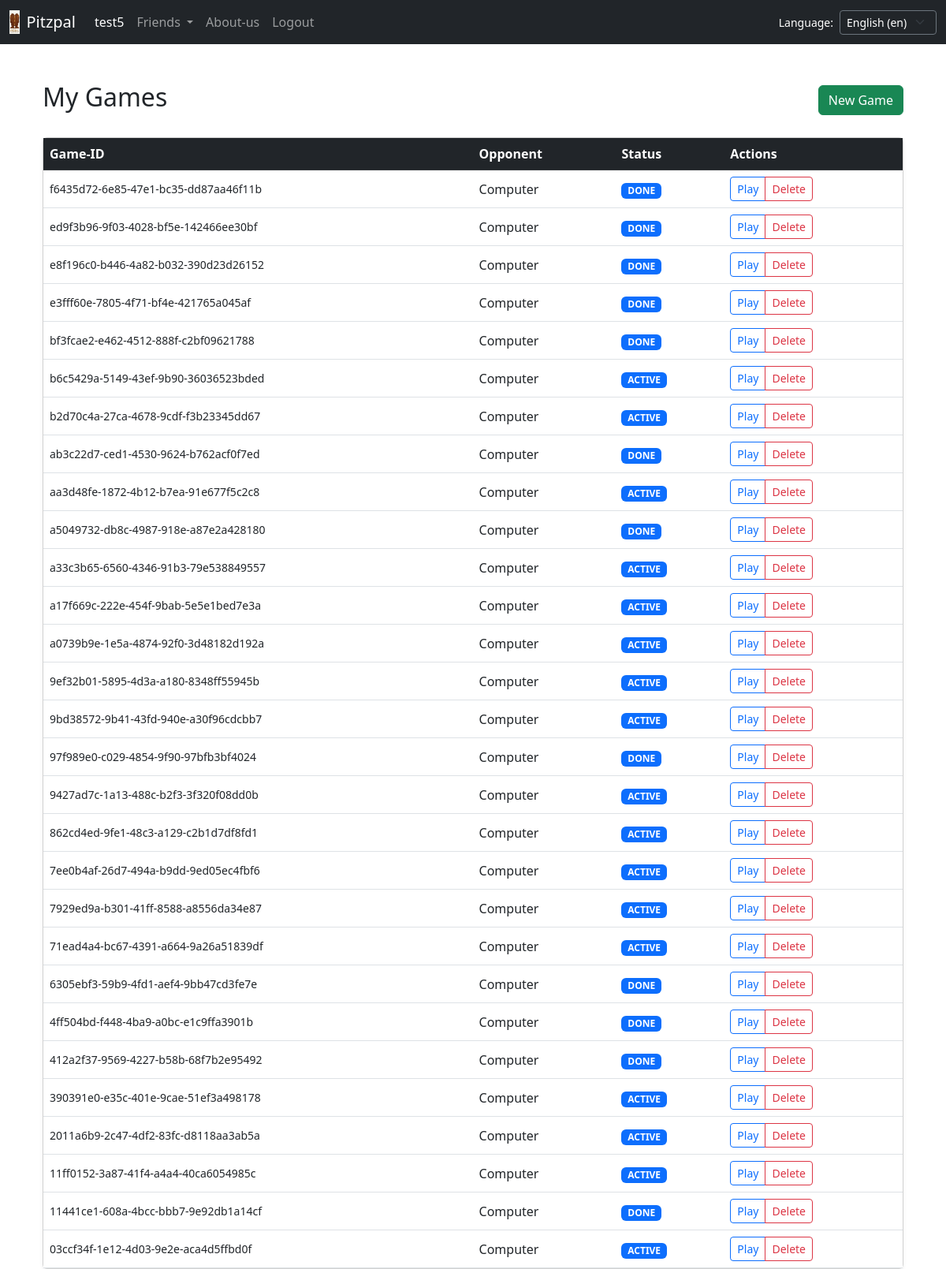
Page /game/my-games/ (signed in) on the earlier database version.
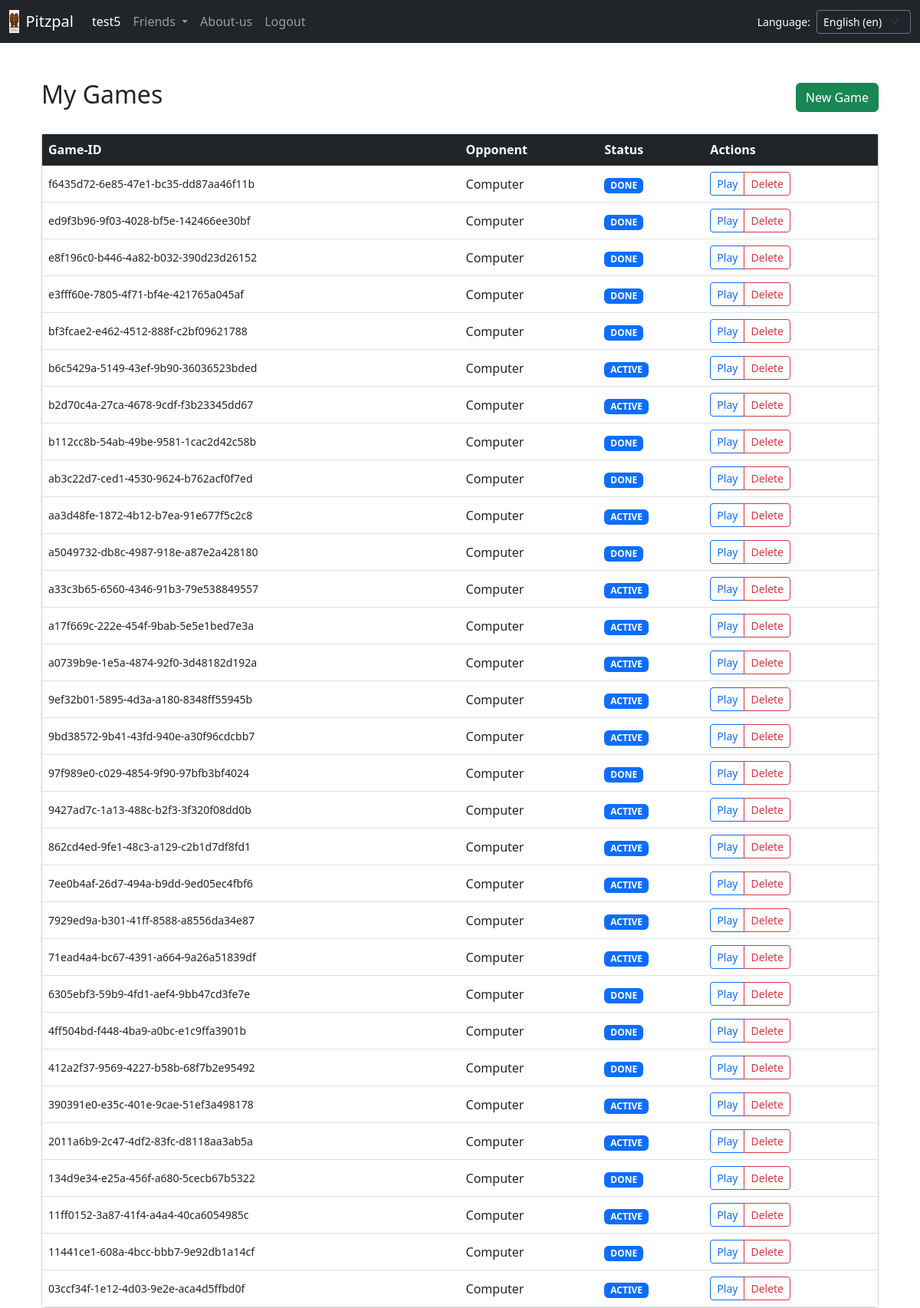
Same page on the later database version.
### crm/models.py (models this page shows, shortened)
class User(AbstractUser):
    ph = models.BigIntegerField(default=0)
    dob = models.DateField(default=datetime.date(2000, 1, 1))
    email = models.EmailField(unique=True)
    rating = models.IntegerField(default=100)
    wins = models.PositiveIntegerField(default=0)
    total = models.PositiveIntegerField(default=0)

### vsComputer/models.py (models this page shows, shortened)
class PitzpalGame(models.Model):
    id = models.UUIDField(primary_key=True, default=uuid.uuid4, editable=False)
    player1 = models.ForeignKey(
        settings.AUTH_USER_MODEL, on_delete=models.CASCADE, related_name="games_p1"
    )
    player2 = models.ForeignKey(
        settings.AUTH_USER_MODEL, on_delete=models.CASCADE, null=True, blank=True
    )
    game = models.JSONField()

### vsComputer/views.py (the view)
# urls.py: path("my-games/", views.game_list, name="game_list"),
@login_required
def game_list(request):
    games = PitzpalGame.objects.filter(
        player1=request.user
    ) | PitzpalGame.objects.filter(player2=request.user)
    return render(request, "home/game_list.html", {"games": games.order_by("-id")})

### home/templates/home/game_list.html (shortened to what this page needs)
{% extends 'common/base.html' %}
{% load i18n %}
{% block content %}
<div class="container mt-5">
    <div class="d-flex justify-content-between align-items-center mb-4">
        <h2>{% trans "My Games" %}</h2>
        <a href="{% url 'new_game' 1 %}" class="btn btn-success">{% trans "New Game" %}</a>
    </div>
    <div class="card shadow-sm">
        <div class="card-body p-0">
            <table class="table table-hover mb-0">
                <thead class="table-dark">
                    <tr>
                        <th>{% trans "Game-ID" %}</th>
                        <th>{% trans "Opponent" %}</th>
                        <th>{% trans "Status" %}</th>
                        <th>{% trans "Actions" %}</th>
                    </tr>
                </thead>
                <tbody>
                    {% for game in games %}
                    <tr>
                        <td class="align-middle small">{{ game.id }}</td>
                        <td class="align-middle">
                            {% if game.player2 %}{{ game.player2.username }}{% else %}{% trans "Computer" %} {% endif %}
                        </td>
                        <td class="align-middle">
                            <span class="badge {% if game.game.Status == 'toss' %}bg-warning{% else %}bg-primary{% endif %}">
                                {{ game.game.Status|upper }}
                            </span>
                        </td>
                        <td class="align-middle">
                            <div class="btn-group">
                                <a href="/game/view/{{ game.id }}" class="btn btn-sm btn-outline-primary">{% trans "Play" %}</a>
                                <button class="btn btn-sm btn-outline-danger"
                                        onclick="confirmDelete('{{ game.id }}')">
                                    {% trans "Delete" %}
                                </button>
                            </div>
                        </td>
                    </tr>
                    {% empty %}
                    <tr>
                        <td colspan="4" class="text-center py-4 text-muted">{% trans "No games found" %} . {% trans "Start a new one" %} !</td>
                    </tr>
                    {% endfor %}
                </tbody>
            </table>
        </div>
    </div>
</div>
{% endblock %}

### home/templates/common/base.html (shortened to what this page needs)
{% load i18n %}
{% load static %}
<!doctype html>
<html lang="{{ LANGUAGE_CODE }}">
    <head>
        <link href="https://cdn.jsdelivr.net/npm/bootstrap@5.3.0/dist/css/bootstrap.min.css" rel="stylesheet" />
    </head>
    <body>
        <nav class="navbar navbar-expand-lg navbar-dark bg-dark">
            <div class="container-fluid">
                <a class="navbar-brand d-flex align-items-center" href="#">
                    <img src="{% static 'images/logo.png' %}" alt="Pitzpal Logo" height="30" class="me-2">
                    <span>{% trans "Pitzpal" %} </span>
                </a>
                <div class="collapse navbar-collapse" id="navbarNav">
                    <ul class="navbar-nav me-auto">
                        <li class="nav-item">
                            <a class="nav-link active" href="/home">{{ user.username }}</a>
                        </li>
                        <li class="nav-item dropdown">
                            <a class="nav-link dropdown-toggle" href="#" id="friendsDropdown" role="button" data-bs-toggle="dropdown" aria-expanded="false">
                                {% trans "Friends" %}
                            </a>
                        </li>
                        <li class="nav-item">
                            <a class="nav-link" href="/about">{% trans "About-us" %}</a>
                        </li>
                        <li class="nav-item">
                            {% if user.is_authenticated %}
                                <form action="{% url 'logout' %}" method="post" style="display: inline;">
                                    <button type="submit" class="nav-link" style="background:none; border:none;">
                                        {% trans "Logout" %}
                                    </button>
                                </form>
                            {% endif %}
                        </li>
                    </ul>
                    <form action="{% url 'set_language' %}" method="post" class="d-flex align-items-center m-0 text-white">
                        <label for="languageSelect" class="me-2 small">{% trans "Language:" %}</label>
                        <select name="language" id="languageSelect" onchange="this.form.submit()" class="form-select form-select-sm bg-dark text-white border-secondary" style="width: auto;">
                            {% get_current_language as LANGUAGE_CODE %}
                            {% get_available_languages as LANGUAGES %}
                            {% for lang in LANGUAGES %}
                                <option value="{{ lang.0 }}" {% if lang.0 == LANGUAGE_CODE %}selected{% endif %}>
                                    {{ lang.1 }} ({{ lang.0 }})
                                </option>
                            {% endfor %}
                        </select>
                    </form>
                </div>
            </div>
        </nav>
        <div class="container mt-4">
            {% if user.is_authenticated %}
                {% block content %}{% endblock %}
            {% endif %}
        </div>
    </body>
</html>

Differences in the rows shown:
added PitzpalGame: id "b112cc8b-54ab-49be-9581-1cac2d42c58b", game.Status "DONE"
added PitzpalGame: id "134d9e34-e25a-456f-a680-5cecb67b5322", game.Status "DONE"
